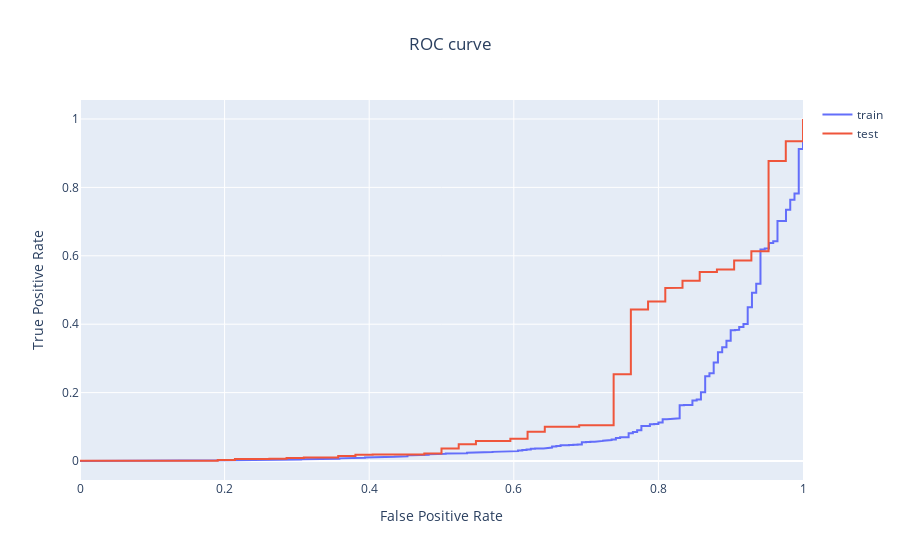

This figure's notebook cell:
### Code cell
# Visualize ROC curves
probas_train = classifier.predict_proba(X_train)[:,1]
precisions, recalls, thresholds = roc_curve(Y_train, probas_train)
fig = go.Figure(
    data = go.Scatter(
        name = 'train',
        x = recalls, 
        y = precisions, 
        mode = 'lines'
    ),
    layout = go.Layout(
        title = go.layout.Title(text = "ROC curve", x = 0.5),
        xaxis = go.layout.XAxis(title = 'False Positive Rate'),
        yaxis = go.layout.YAxis(title = 'True Positive Rate')
    )
)

probas_test = classifier.predict_proba(X_test)[:,1]
precisions, recalls, thresholds = roc_curve(Y_test, probas_test)
fig.add_trace(go.Scatter(
    name = 'test',
    x = recalls, 
    y = precisions, 
    mode = 'lines'
    )
)
fig.show()
